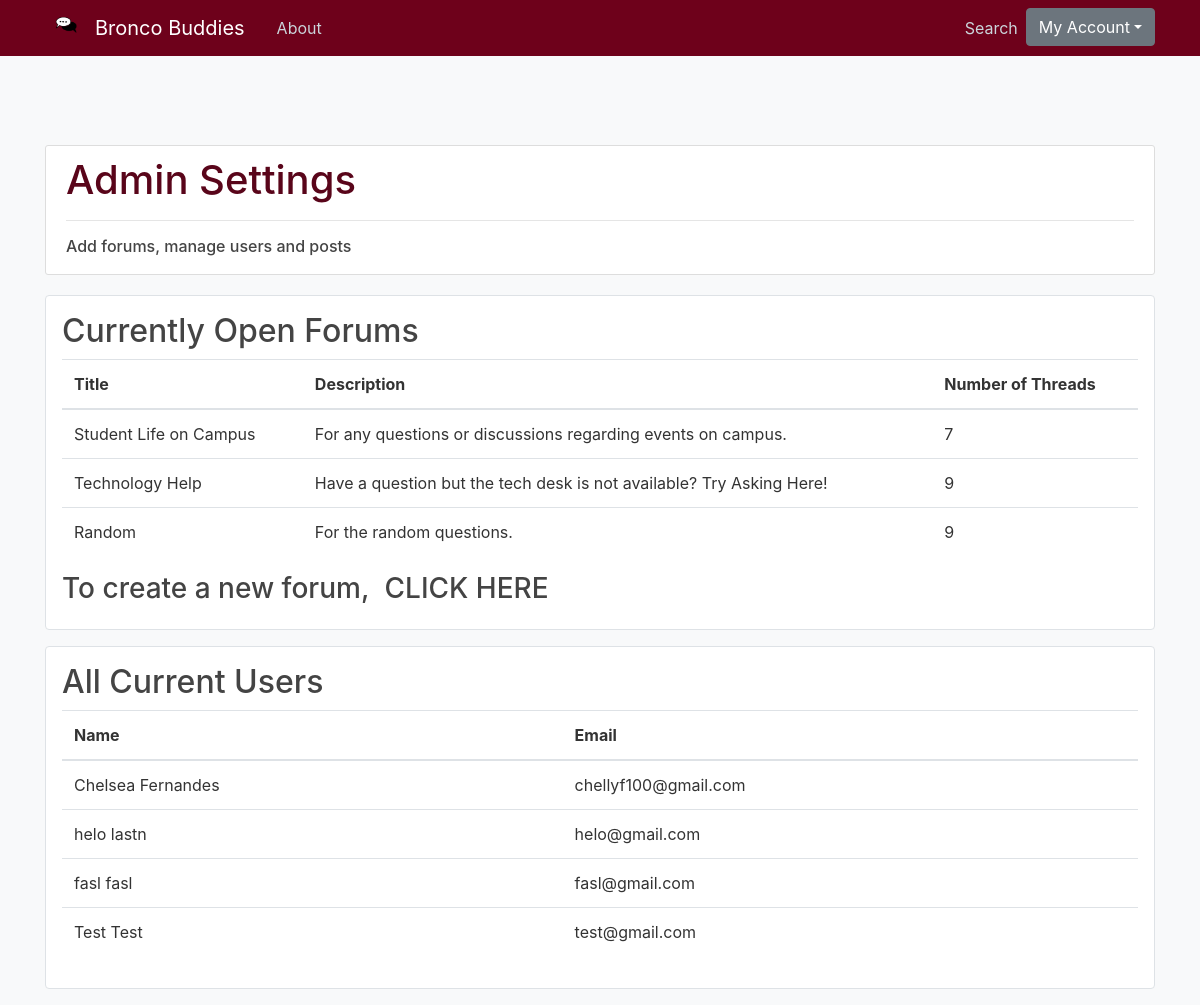
/admin (signed in), run on an earlier commit of the app's database.
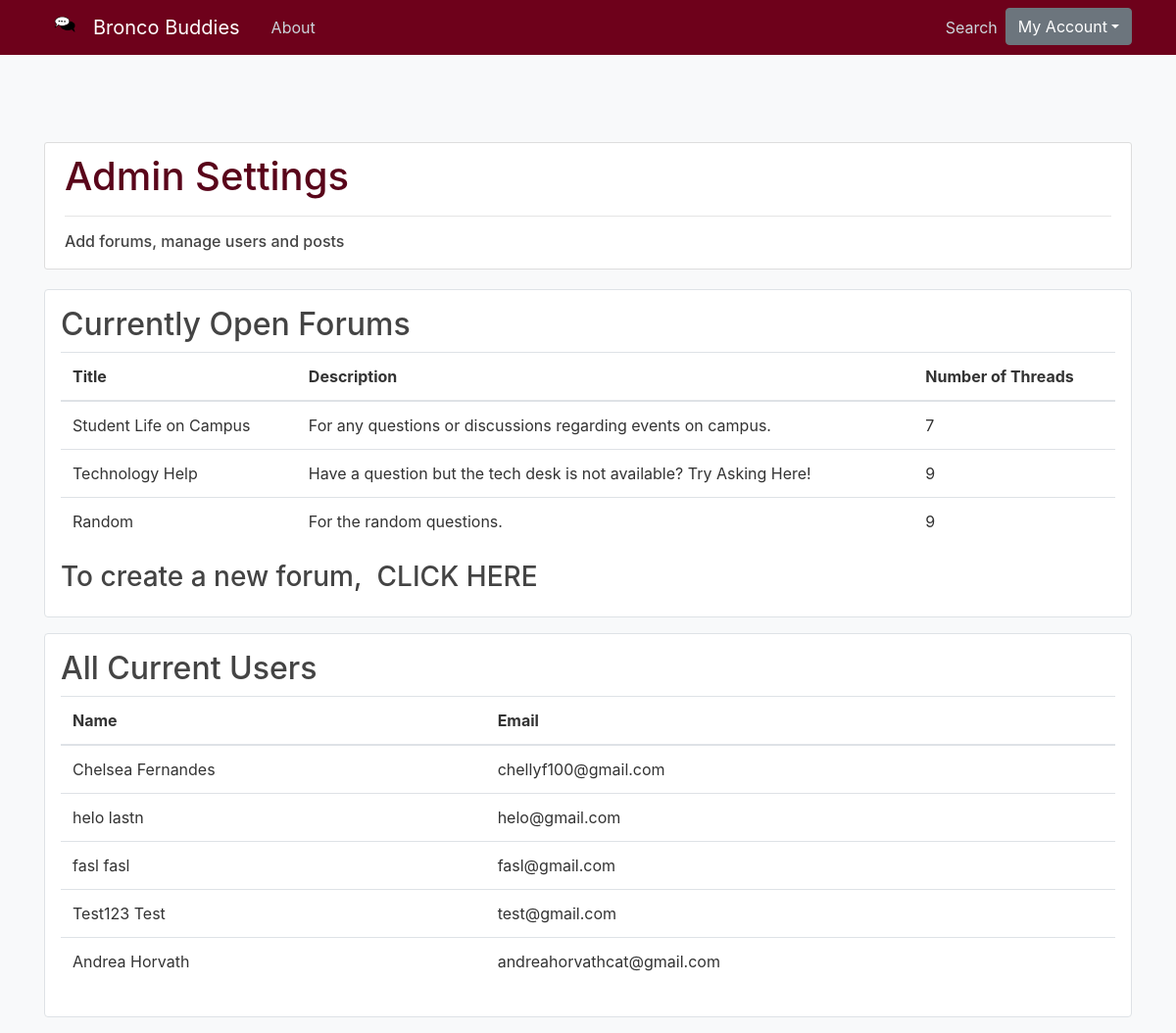
And on a later commit of the database.
### bronco_buddies/models.py (models this page shows, shortened)
class Forum(db.Model, UserMixin):
    id = db.Column(db.Integer, primary_key=True)
    numThreads = db.Column(db.Integer, default=0)
    title = db.Column(db.String(100), nullable=False)
    description = db.Column(db.Text(500), nullable=False)
    threads = db.relationship('Thread', backref='ForumType')

class User(db.Model, UserMixin):
    id = db.Column(db.Integer, primary_key=True)
    firstname = db.Column(db.String(40), nullable=False)
    lastname = db.Column(db.String(40))
    email = db.Column(db.String(120), unique=True, nullable=False)
    password = db.Column(db.String(60), nullable=False)
    threads = db.relationship('Thread', backref='owner')

### bronco_buddies/routes.py (the view)
@app.route("/admin")
@login_required
def admin():
    users = User.query.all()
    forums = Forum.query.all()
    return render_template('adminSettings.html', title='Admin Settings', users=users, forums=forums)

### bronco_buddies/models.py (called while the page is built)
@login_manager.user_loader
def load_user(user_id):
    return User.query.get(int(user_id))

### bronco_buddies/templates/adminSettings.html
{%extends "layout.html" %}
{% block content %}
<body class="bg-light">
	<div class="content-section">
		<h1>Admin Settings</h1>
		<hr>
		<h6>Add forums, manage users and posts</h6>
	</div>
	<div class="my-3 p-3 bg-white rounded border shadow-sm">
		<h2>Currently Open Forums</h2>
		<table class="table" id="thread_container">
				<thead>
					<tr>
						<th scope="col">Title</th>
						<th scope="col">Description</th>
						<th scope="col">Number of Threads</th>
					</tr>
				</thead>
				<tbody>
					{% for forum in forums %}
						<tr>
						<td>{{forum.title}}</td>
						<td>{{forum.description}}</td>
						<td>{{forum.numThreads}}</td>
						</tr>
					{% endfor %}
				</tbody>
		</table>
		<h3>To create a new forum, <a class="ml-2" href="{{ url_for('add_forum') }}">CLICK HERE</a></h3>
	</div>
	<div class="my-3 p-3 bg-white rounded border shadow-sm">
		<h2>All Current Users</h2>
		<table class="table" id="thread_container">
				<thead>
					<tr>
						<th scope="col">Name</th>
						<th scope="col">Email</th>
					</tr>
				</thead>
				<tbody>
					{% for user in users %}
						<tr>
						<td>{{user.firstname}} {{user.lastname}}</td>
						<td>{{user.email}}</td>
						</tr>
					{% endfor %}
				</tbody>
		</table>
	</div>
</body>
{% endblock content%}

### bronco_buddies/templates/layout.html (shortened to what this page needs)
<!DOCTYPE html>
<html>
<head>
	<link rel="stylesheet" href="https://maxcdn.bootstrapcdn.com/bootstrap/4.0.0/css/bootstrap.min.css">
	<link rel="stylesheet" type="text/css" href="{{ url_for('static', filename='main.css') }}">
	</head>
	<body>
		<header class="site-header">
			<nav class="navbar navbar-expand-md navbar-dark bg-steel fixed-top">
				<div class="container">
					<img src="/static/images/chatLogo.jpg" alt="Logo" style="width:50px;height:32px;">
					<a class="navbar-brand mr-4" href="{{ url_for('landingPage') }}">Bronco Buddies</a>
					<div class="collapse navbar-collapse" id="navbarToggle">
						<div class="navbar-nav mr-auto">
							<a class="nav-item nav-link" href="{{ url_for('about') }}">About</a>
						</div>
						<div class="navbar-nav">
							{% if current_user.is_authenticated %}
							<a class="nav-item nav-link" href="{{ url_for('home') }}">Search</a>
							<div class="dropdown">
								<button class="btn btn-secondary dropdown-toggle" type="button" id="dropdownMenuButton" data-toggle="dropdown" aria-haspopup="true" aria-expanded="false">My Account</button>
							</div>
							{% else %}
							<a class="nav-item nav-link" href="{{ url_for('login') }}">Login</a>
							<a class="nav-item nav-link" href="{{ url_for('register') }}">Register</a>
							{% endif %}
						</div>
					</div>
				</div>
			</nav>
		</header>
		<div class="container">
			{% block content %}{% endblock %}
		</div>
	</body>
	</html>

### bronco_buddies/static/main.css (style rules this page uses)
body { background: bg-light; color: #333333; margin-top: 5rem; }
h1 { color: #59051a; }
h2, h3, h4, h5, h6 { color: #444444; }
.bg-steel { background-color: #6e011b; }
.site-header .navbar-nav .nav-link { color: #cbd5db; }
.content-section { background: #ffffff; padding: 10px 20px; border: 1px solid #dddddd; border-radius: 3px; margin-bottom: 20px; }
a:link { color: #444444; }

### bronco_buddies/templates/layout.html (style rules this page uses)
body { background-color: white; padding-top: 65px; }

What changed in the data, as far as the page shows it:
changed User "Test": firstname "Test" → "Test123"
added User: firstname "Andrea", lastname "Horvath", email "andreahorvathcat@gmail.com"
